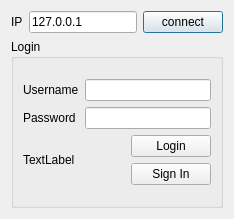
<?xml version="1.0" encoding="UTF-8"?>
<ui version="4.0">
 <class>login</class>
 <widget class="QDialog" name="login">
  <property name="geometry">
   <rect>
    <x>0</x>
    <y>0</y>
    <width>234</width>
    <height>219</height>
   </rect>
  </property>
  <property name="windowTitle">
   <string>Dialog</string>
  </property>
  <layout class="QGridLayout" name="gridLayout_2">
   <item row="0" column="0">
    <layout class="QVBoxLayout" name="verticalLayout_5">
     <item>
      <layout class="QHBoxLayout" name="horizontalLayout_3">
       <item>
        <widget class="QLabel" name="label">
         <property name="text">
          <string>IP</string>
         </property>
        </widget>
       </item>
       <item>
        <widget class="QLineEdit" name="ipAdressLine">
         <property name="sizePolicy">
          <sizepolicy hsizetype="Preferred" vsizetype="Fixed">
           <horstretch>0</horstretch>
           <verstretch>0</verstretch>
          </sizepolicy>
         </property>
         <property name="text">
          <string>127.0.0.1</string>
         </property>
        </widget>
       </item>
       <item>
        <widget class="QPushButton" name="connectButton">
         <property name="text">
          <string>connect</string>
         </property>
        </widget>
       </item>
      </layout>
     </item>
     <item>
      <widget class="QGroupBox" name="groupBox">
       <property name="title">
        <string>Login</string>
       </property>
       <layout class="QGridLayout" name="gridLayout">
        <item row="0" column="0">
         <layout class="QVBoxLayout" name="verticalLayout_4">
          <item>
           <layout class="QHBoxLayout" name="horizontalLayout">
            <item>
             <layout class="QVBoxLayout" name="verticalLayout_2">
              <item>
               <widget class="QLabel" name="usernameLabel">
                <property name="text">
                 <string>Username</string>
                </property>
               </widget>
              </item>
              <item>
               <widget class="QLabel" name="passwordLabel">
                <property name="text">
                 <string>Password</string>
                </property>
               </widget>
              </item>
             </layout>
            </item>
            <item>
             <layout class="QVBoxLayout" name="verticalLayout">
              <item>
               <widget class="QLineEdit" name="usernameLineEdit">
                <property name="maxLength">
                 <number>20</number>
                </property>
               </widget>
              </item>
              <item>
               <widget class="QLineEdit" name="passwordLineEdit"/>
              </item>
             </layout>
            </item>
           </layout>
          </item>
          <item>
           <layout class="QHBoxLayout" name="horizontalLayout_2">
            <item>
             <widget class="QLabel" name="statusLabel">
              <property name="text">
               <string>TextLabel</string>
              </property>
             </widget>
            </item>
            <item>
             <spacer name="horizontalSpacer">
              <property name="orientation">
               <enum>Qt::Horizontal</enum>
              </property>
              <property name="sizeType">
               <enum>QSizePolicy::Preferred</enum>
              </property>
              <property name="sizeHint" stdset="0">
               <size>
                <width>100</width>
                <height>20</height>
               </size>
              </property>
             </spacer>
            </item>
            <item>
             <layout class="QVBoxLayout" name="verticalLayout_3">
              <item>
               <widget class="QPushButton" name="loginButton">
                <property name="text">
                 <string>Login</string>
                </property>
               </widget>
              </item>
              <item>
               <widget class="QPushButton" name="signinButton">
                <property name="text">
                 <string>Sign In</string>
                </property>
               </widget>
              </item>
             </layout>
            </item>
           </layout>
          </item>
         </layout>
        </item>
       </layout>
      </widget>
     </item>
    </layout>
   </item>
  </layout>
 </widget>
 <resources/>
 <connections/>
</ui>
